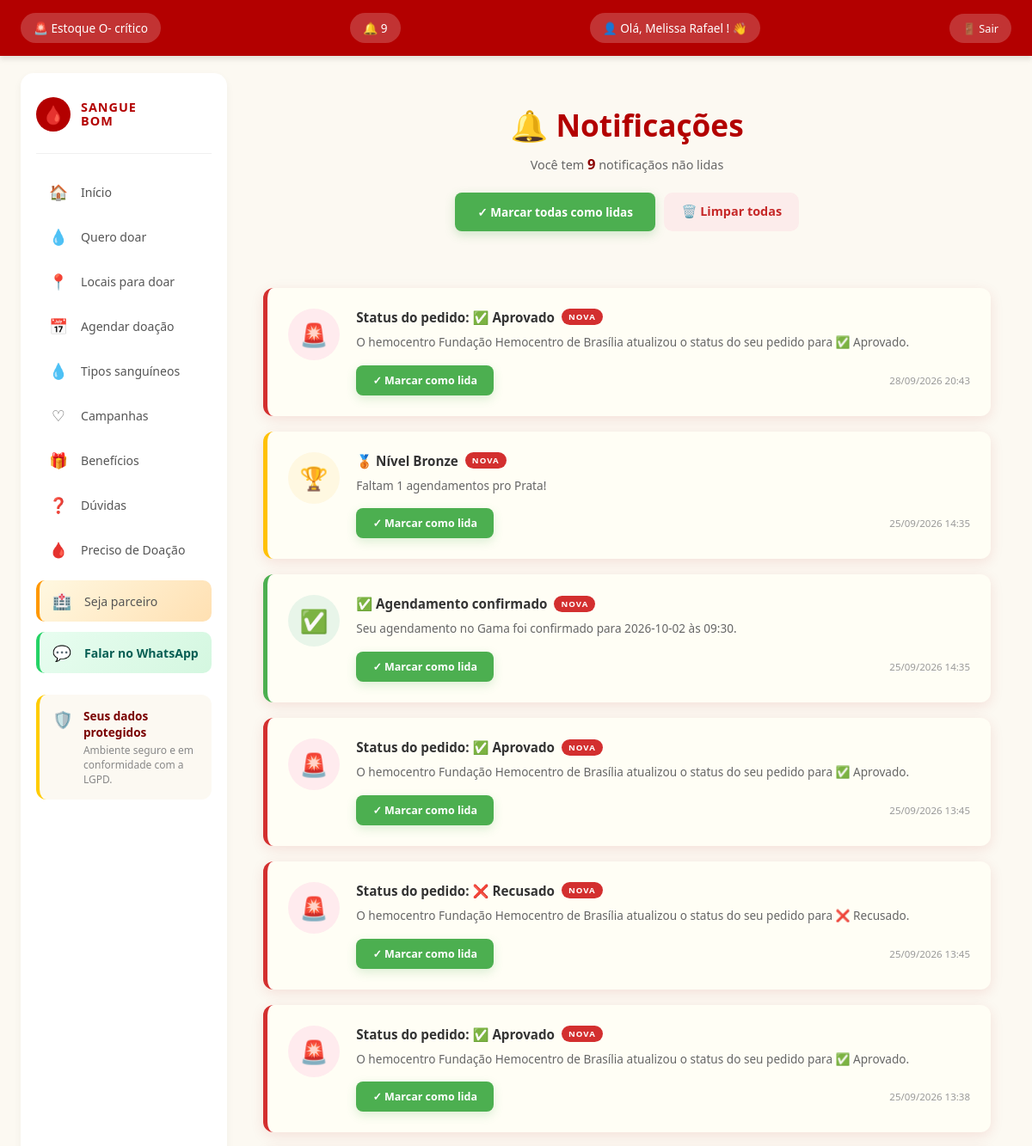
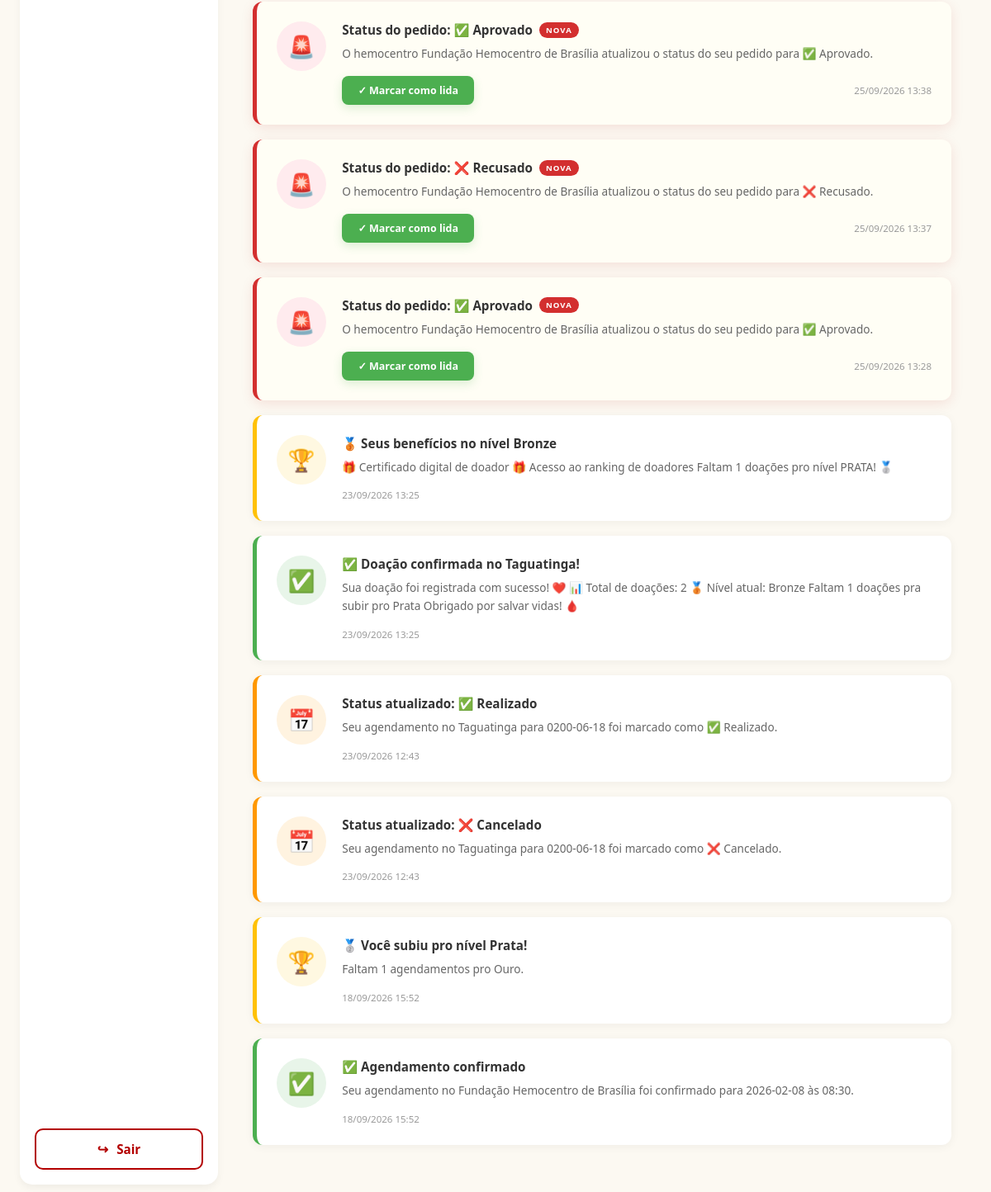
Page /notificacoes/ (signed in) on the committed database (2 pictures, top to bottom).
### membros/models.py (models this page shows, shortened)
class Doador(models.Model):
    usuario = models.OneToOneField(
        User,
        on_delete=models.CASCADE,
        null=True,
        blank=True
    )
    nome = models.CharField(max_length=100)
    email = models.EmailField()
    cpf = models.CharField(max_length=14, unique=True, null=True, blank=True)
    telefone = models.CharField(max_length=20)
    sexo = models.CharField(max_length=20, blank=True)
    tipo_sanguineo = models.CharField(max_length=3)
    data_nascimento = models.DateField()
    cidade = models.CharField(max_length=100, blank=True)
    estado = models.CharField(max_length=2, blank=True)

class Notificacao(models.Model):
    TIPOS = [
        ('alerta', '🚨 Alerta'),
        ('lembrete', '📅 Lembrete'),
        ('campanha', '🩸 Campanha'),
        ('confirmado', '✅ Confirmação'),
        ('nivel', '🏆 Nível'),
    ]
    doador = models.ForeignKey(
        Doador,
        on_delete=models.CASCADE,
        related_name='notificacoes'
    )
    tipo = models.CharField(max_length=20, choices=TIPOS, default='alerta')
    titulo = models.CharField(max_length=200)
    mensagem = models.TextField()
    lida = models.BooleanField(default=False)
    criada_em = models.DateTimeField(auto_now_add=True)
    class Meta:
        ordering = ['-criada_em']

### membros/views.py (the view)
@login_required(login_url='login')
def notificacoes(request):
    if request.user.is_staff:
        return redirect('relatorios')
    if hasattr(request.user, 'hemocentro'):
        return redirect('painel_hemocentro')
    doador = get_object_or_404(Doador, usuario=request.user)
    notificacoes_lista = Notificacao.objects.filter(doador=doador)
    nao_lidas = notificacoes_lista.filter(lida=False).count()
    return render(request, 'notificacoes.html', {
        'notificacoes': notificacoes_lista,
        'nao_lidas': nao_lidas,
        'lateral_direita': False,
    })

### membros/context_processors.py (called while the page is built)
def notificacoes_nao_lidas(request):
    if request.user.is_authenticated:
        try:
            doador = Doador.objects.get(usuario=request.user)
            total = Notificacao.objects.filter(doador=doador, lida=False).count()
            return {'notificacoes_nao_lidas': total}
        except Doador.DoesNotExist:
            return {'notificacoes_nao_lidas': 0}
    return {'notificacoes_nao_lidas': 0}

### templates/notificacoes.html (shortened to what this page needs)
{% extends 'base.html' %}
{% load static %}
{% block content %}
    <link rel="stylesheet" href="{% static 'css/notificacoes.css' %}">
    <section class="notificacoes-header">
        <h1>🔔 Notificações</h1>
        <p>
            {% if nao_lidas > 0 %}
                Você tem <strong>{{ nao_lidas }}</strong> notificação{{ nao_lidas|pluralize }} não lida{{ nao_lidas|pluralize }}
            {% else %}
                Tudo em dia! ✅
            {% endif %}
        </p>
        <div class="notificacoes-acoes-topo">
            {% if nao_lidas > 0 %}
                <a href="{% url 'marcar_todas_lidas' %}" class="btn-marcar-todas">
                    ✓ Marcar todas como lidas
                </a>
            {% endif %}
            {% if notificacoes %}
                <a href="{% url 'limpar_notificacoes' %}"
                   class="btn-limpar-notif"
                   onclick="return confirm('⚠️ Tem certeza que quer APAGAR todas as notificações? Essa ação não pode ser desfeita.')">
                    🗑️ Limpar todas
                </a>
            {% endif %}
        </div>
    </section>
    <section class="notificacoes-lista">
        {% if notificacoes %}
            {% for notif in notificacoes %}
                <article class="notificacao-card {{ notif.tipo }} {% if not notif.lida %}nao-lida{% endif %}">
                    <div class="notificacao-icon">
                        {% if notif.tipo == 'alerta' %}🚨
                        {% elif notif.tipo == 'lembrete' %}📅
                        {% elif notif.tipo == 'campanha' %}🩸
                        {% elif notif.tipo == 'confirmado' %}✅
                        {% elif notif.tipo == 'nivel' %}🏆
                        {% else %}🔔{% endif %}
                    </div>
                    <div class="notificacao-conteudo">
                        <h3>
                            {{ notif.titulo }}
                            {% if not notif.lida %}
                                <span class="badge-nova">NOVA</span>
                            {% endif %}
                        </h3>
                        <p>{{ notif.mensagem }}</p>
                        <div class="notificacao-acoes">
                            {% if not notif.lida %}
                                <a href="{% url 'marcar_lida' notif.id %}" class="notificacao-btn">
                                    ✓ Marcar como lida
                                </a>
                            {% endif %}
                            <span class="notificacao-data">
                                {{ notif.criada_em|date:"d/m/Y H:i" }}
                            </span>
                        </div>
                    </div>
                </article>
            {% endfor %}
        {% else %}
            <div class="notificacoes-vazio">
                <span>🔕</span>
                <p>Você não tem notificações ainda.</p>
            </div>
        {% endif %}
    </section>
{% endblock %}

### templates/base.html (shortened to what this page needs)
{% load static %}
<!DOCTYPE html>
<html lang="pt-br">
<head>
    <link rel="stylesheet" href="{% static 'css/base.css' %}">
</head>
<body>
    <header>
        {% if not user.is_staff and not user.hemocentro %}
            <a href="{% url 'locais_para_doar' %}" class="header-alerta">
                <h2>🚨 Estoque O- crítico</h2>
            </a>
            <a href="{% url 'notificacoes' %}" class="header-sino" title="Notificações">
                <h2>
                    🔔
                    {% if notificacoes_nao_lidas > 0 %}
                        <span class="badge-sino">{{ notificacoes_nao_lidas }}</span>
                    {% endif %}
                </h2>
            </a>
        {% endif %}
        {% if user.is_authenticated %}
            <a href="{% url 'meu_perfil' %}" class="header-user" title="Meu Perfil">
                <h2>👤 Olá,
                    {% if user.is_staff %}
                        {{ user.username }}
                    {% elif user.hemocentro %}
                        {{ user.hemocentro.nome }}
                    {% elif user.doador %}
                        {{ user.doador.nome }}
                    {% elif user.first_name %}
                        {{ user.first_name }}
                    {% else %}
                        {{ user.username }}
                    {% endif %}! 👋
                </h2>
            </a>
            <a href="{% url 'logout' %}" class="header-sair">🚪 Sair</a>
        {% else %}
            <h2>👤 Olá, visitante! 👋</h2>
            <a href="{% url 'login' %}" class="header-entrar">🔐 Entrar</a>
        {% endif %}
    </header>
    <div class="app-container {% if not lateral_direita %}sem-lateral{% endif %}">
        <aside class="lateral-esquerda">
            <div class="logo-menu">
                <div class="logo-icone">🩸</div>
                <div class="logo-texto">
                    <strong>SANGUE</strong>
                    <strong>BOM</strong>
                </div>
            </div>
            <nav class="menu-nav">
                {% if not user.is_staff and not user.hemocentro %}
                    <a href="{% url 'home' %}" class="menu-item {% if request.path == '/' or request.path == '/home/' %}ativo{% endif %}">
                        <span class="menu-item-icone">🏠</span>
                        <span class="menu-item-texto">Início</span>
                    </a>
                    <a href="{% url 'quero_doar' %}" class="menu-item {% if request.path == '/quero_doar/' %}ativo{% endif %}">
                        <span class="menu-item-icone">💧</span>
                        <span class="menu-item-texto">Quero doar</span>
                    </a>
                    <a href="{% url 'locais_para_doar' %}" class="menu-item {% if request.path == '/locais_para_doar/' %}ativo{% endif %}">
                        <span class="menu-item-icone">📍</span>
                        <span class="menu-item-texto">Locais para doar</span>
                    </a>
                    <a href="{% url 'agendar_doacao' %}" class="menu-item {% if '/agendar_doacao/' in request.path or '/agendamentos/' in request.path %}ativo{% endif %}">
                        <span class="menu-item-icone">📅</span>
                        <span class="menu-item-texto">Agendar doação</span>
                    </a>
                    <a href="{% url 'tipos_sanguineos' %}" class="menu-item {% if request.path == '/tipos_sanguineos/' %}ativo{% endif %}">
                        <span class="menu-item-icone">💧</span>
                        <span class="menu-item-texto">Tipos sanguíneos</span>
                    </a>
                    <a href="{% url 'campanhas' %}" class="menu-item {% if request.path == '/campanhas/' %}ativo{% endif %}">
                        <span class="menu-item-icone">♡</span>
                        <span class="menu-item-texto">Campanhas</span>
                    </a>
                    <a href="{% url 'beneficios' %}" class="menu-item {% if request.path == '/beneficios/' %}ativo{% endif %}">
                        <span class="menu-item-icone">🎁</span>
                        <span class="menu-item-texto">Benefícios</span>
                    </a>
                    <a href="{% url 'duvidas' %}" class="menu-item {% if request.path == '/duvidas/' %}ativo{% endif %}">
                        <span class="menu-item-icone">❓</span>
                        <span class="menu-item-texto">Dúvidas</span>
                    </a>
                    <a href="{% url 'preciso_doacao' %}" class="menu-item {% if '/preciso-doacao/' in request.path %}ativo{% endif %}">
                        <span class="menu-item-icone">🩸</span>
                        <span class="menu-item-texto">Preciso de Doação</span>
                    </a>
                    <a href="{% url 'parceria' %}" class="menu-item {% if '/parceria/' in request.path %}ativo{% endif %}">
                        <span class="menu-item-icone">🏥</span>
                        <span class="menu-item-texto">Seja parceiro</span>
                    </a>
                    <a href="https://wa.me/556199999?text=Ol%C3%A1!%20Tenho%20uma%20d%C3%BAvida%20sobre%20o%20Sangue%20Bom"
                       target="_blank" rel="noopener" class="menu-item menu-item-wpp">
                        <span class="menu-item-icone">💬</span>
                        <span class="menu-item-texto">Falar no WhatsApp</span>
                    </a>
                {% endif %}
            </nav>
            <div class="dados-protegidos">
                <div class="dados-protegidos-icone">🛡️</div>
                <div class="dados-protegidos-texto">
                    <strong>Seus dados protegidos</strong>
                    <p>Ambiente seguro e em conformidade com a LGPD.</p>
                </div>
            </div>
            <div class="area-btn-sair">
                {% if user.is_authenticated %}
                    <a href="{% url 'logout' %}" class="btn-sair">
                        <span class="btn-sair-icone">↪</span>
                        <span>Sair</span>
                    </a>
                {% else %}
                    <a href="{% url 'login' %}" class="btn-sair">
                        <span class="btn-sair-icone">↪</span>
                        <span>Entrar</span>
                    </a>
                {% endif %}
            </div>
        </aside>
        <main>
            {% block content %}
            {% endblock %}
        </main>
    </div>
</body>
</html>

### membros/static/css/base.css (style rules this page uses)
* { margin: 0; padding: 0; box-sizing: border-box; font-family: 'Segoe UI', Tahoma, Geneva, Verdana, sans-serif; }
html, body { width: 100%; overflow-x: hidden; }
body { background-color: #fcf9f2; color: #333; min-height: 100vh; display: flex; flex-direction: column; }
:root { --vermelho-principal: #8b0000; --vermelho-escuro: #5c0000; --vermelho-claro: #b30000; --vermelho-banner: #7a0000; --vermelho-suave: #fff5f5; --vermelho-borda: #f0e6d2; --texto-principal: #333; --texto-secundario: #666; --branco: #ffffff; }
body > header:not([class]) { background-color: var(--vermelho-claro); color: white; display: flex; justify-content: space-between; align-items: center; padding: 15px clamp(16px, 2vw, 40px); box-shadow: 0 4px 6px rgba(0,0,0,0.1); gap: 15px; flex-wrap: wrap; }
body > header:not([class]) h2 { font-size: clamp(0.85rem, 1.1vw, 1.15rem); font-weight: 500; }
body > header:not([class]) a { color: white; text-decoration: none; background-color: rgba(255,255,255,0.2); padding: 8px 15px; border-radius: 20px; transition: 0.3s; font-size: clamp(0.8rem, 1vw, 0.95rem); }
.app-container { display: grid; grid-template-columns: clamp(220px, 18vw, 320px) minmax(0, 1fr) clamp(280px, 20vw, 380px); gap: clamp(16px, 1.5vw, 32px); width: 100%; max-width: 100%; margin: 20px auto; padding: 0 clamp(16px, 2vw, 48px); flex: 1; align-items: stretch; }
.app-container.sem-lateral { grid-template-columns: clamp(220px, 18vw, 320px) minmax(0, 1fr); }
.lateral-esquerda { background-color: white; padding: clamp(16px, 1.5vw, 28px); border-radius: 15px; box-shadow: 0 4px 10px rgba(0,0,0,0.05); display: flex; flex-direction: column; position: sticky; top: 15px; min-height: calc(100vh - 120px); align-self: stretch; }
.logo-menu { display: flex; align-items: center; gap: 12px; padding: 10px 0 25px 0; border-bottom: 1px solid #f0f0f0; margin-bottom: 20px; }
.logo-icone { width: clamp(40px, 3vw, 55px); height: clamp(40px, 3vw, 55px); background-color: var(--vermelho-claro); border-radius: 50%; display: flex; align-items: center; justify-content: center; font-size: clamp(1.3rem, 1.5vw, 1.7rem); flex-shrink: 0; }
.logo-texto { display: flex; flex-direction: column; line-height: 1.1; }
.logo-texto strong { color: var(--vermelho-claro); font-size: clamp(0.9rem, 1vw, 1.15rem); font-weight: 800; letter-spacing: 1px; }
.menu-nav { display: flex; flex-direction: column; gap: 4px; flex-grow: 0; }
.menu-item { display: flex; align-items: center; gap: 15px; padding: 12px 15px; border-radius: 10px; text-decoration: none; color: #555; font-weight: 500; font-size: clamp(0.88rem, 0.95vw, 1rem); transition: 0.3s; }
.menu-item-icone { font-size: 1.1rem; width: 22px; text-align: center; flex-shrink: 0; }
.menu-item-texto { flex: 1; }
.dados-protegidos { background-color: #fcf9f2; padding: 15px; border-radius: 12px; margin-top: 25px; margin-bottom: 0; display: flex; gap: 12px; border-left: 4px solid #ffcc00; align-items: flex-start; }
.dados-protegidos-icone { font-size: 1.2rem; flex-shrink: 0; }
.dados-protegidos-texto strong { color: var(--vermelho-banner); font-size: 0.85rem; display: block; margin-bottom: 4px; }
.dados-protegidos-texto p { color: #888; font-size: 0.75rem; line-height: 1.4; margin: 0; }
.area-btn-sair { margin-top: auto; padding-top: 20px; width: 100%; }
.btn-sair { display: flex; align-items: center; justify-content: center; gap: 10px; background-color: white; color: var(--vermelho-claro); border: 2px solid var(--vermelho-claro); padding: 12px 20px; border-radius: 10px; text-decoration: none; font-weight: bold; font-size: 0.95rem; transition: 0.3s; width: 100%; }
.btn-sair-icone { font-size: 1rem; }
main { display: flex; flex-direction: column; gap: clamp(25px, 2.5vw, 40px); min-width: 0; }
.menu-item-wpp { background: linear-gradient(135deg, #e8fdf0, #d4f7e0) !important; border-left: 4px solid #25d366 !important; margin-top: 8px !important; transition: all 0.3s; }
.menu-item-wpp .menu-item-icone { color: #25d366; }
.menu-item-wpp .menu-item-texto { color: #075e54 !important; font-weight: 700; }
@media (max-width: 1200px) { .app-container { grid-template-columns: clamp(200px, 20vw, 260px) minmax(0, 1fr); } }
@media (max-width: 1200px) { .app-container.sem-lateral { grid-template-columns: clamp(200px, 20vw, 260px) minmax(0, 1fr); } }
.menu-item[href*="parceria"] { background: linear-gradient(135deg, #fff8e1, #ffe0b2); border-left: 4px solid #ff9800; margin-top: 8px; }
.menu-item[href*="parceria"] .menu-item-icone { color: #ff9800; }

### rows in the picture
Notificacao: titulo "Status do pedido: ✅ Aprovado", lida "NOVA", mensagem "O hemocentro Fundação Hemocentro de Brasília atualizou o status do seu pedido para ✅ Aprovado.", criada_em "28/09/2026 20:43"
Notificacao: titulo "🥉 Nível Bronze", lida "NOVA", mensagem "Faltam 1 agendamentos pro Prata!", criada_em "25/09/2026 14:35"
Notificacao: titulo "✅ Agendamento confirmado", lida "NOVA", mensagem "Seu agendamento no Gama foi confirmado para 2026-10-02 às 09:30.", criada_em "25/09/2026 14:35"
Notificacao: titulo "Status do pedido: ✅ Aprovado", lida "NOVA", mensagem "O hemocentro Fundação Hemocentro de Brasília atualizou o status do seu pedido para ✅ Aprovado.", criada_em "25/09/2026 13:45"
Notificacao: titulo "Status do pedido: ❌ Recusado", lida "NOVA", mensagem "O hemocentro Fundação Hemocentro de Brasília atualizou o status do seu pedido para ❌ Recusado.", criada_em "25/09/2026 13:45"
Notificacao: titulo "Status do pedido: ✅ Aprovado", lida "NOVA", mensagem "O hemocentro Fundação Hemocentro de Brasília atualizou o status do seu pedido para ✅ Aprovado.", criada_em "25/09/2026 13:38"
Notificacao: titulo "Status do pedido: ✅ Aprovado", lida "NOVA", mensagem "O hemocentro Fundação Hemocentro de Brasília atualizou o status do seu pedido para ✅ Aprovado.", criada_em "25/09/2026 13:38"
Notificacao: titulo "Status do pedido: ❌ Recusado", lida "NOVA", mensagem "O hemocentro Fundação Hemocentro de Brasília atualizou o status do seu pedido para ❌ Recusado.", criada_em "25/09/2026 13:37"
Notificacao: titulo "Status do pedido: ✅ Aprovado", lida "NOVA", mensagem "O hemocentro Fundação Hemocentro de Brasília atualizou o status do seu pedido para ✅ Aprovado.", criada_em "25/09/2026 13:28"
Notificacao: titulo "🥉 Seus benefícios no nível Bronze", mensagem "🎁 Certificado digital de doador 🎁 Acesso ao ranking de doadores Faltam 1 doações pro nível PRATA! 🥈", criada_em "23/09/2026 13:25"
Notificacao: titulo "✅ Doação confirmada no Taguatinga!", mensagem "Sua doação foi registrada com sucesso! ❤️ 📊 Total de doações: 2 🥉 Nível atual: Bronze Faltam 1 doações pra subir pro Prata Obrigado por salvar vidas! 🩸", criada_em "23/09/2026 13:25"
Notificacao: titulo "Status atualizado: ✅ Realizado", mensagem "Seu agendamento no Taguatinga para 0200-06-18 foi marcado como ✅ Realizado.", criada_em "23/09/2026 12:43"
Notificacao: titulo "Status atualizado: ❌ Cancelado", mensagem "Seu agendamento no Taguatinga para 0200-06-18 foi marcado como ❌ Cancelado.", criada_em "23/09/2026 12:43"
Notificacao: titulo "🥈 Você subiu pro nível Prata!", mensagem "Faltam 1 agendamentos pro Ouro.", criada_em "18/09/2026 15:52"
Notificacao: titulo "✅ Agendamento confirmado", mensagem "Seu agendamento no Fundação Hemocentro de Brasília foi confirmado para 2026-02-08 às 08:30.", criada_em "18/09/2026 15:52"

### other values in the picture
{{ notificacoes_nao_lidas }} "9"
{{ user.doador.nome }} "Melissa Rafael"
{{ nao_lidas }} "9"
